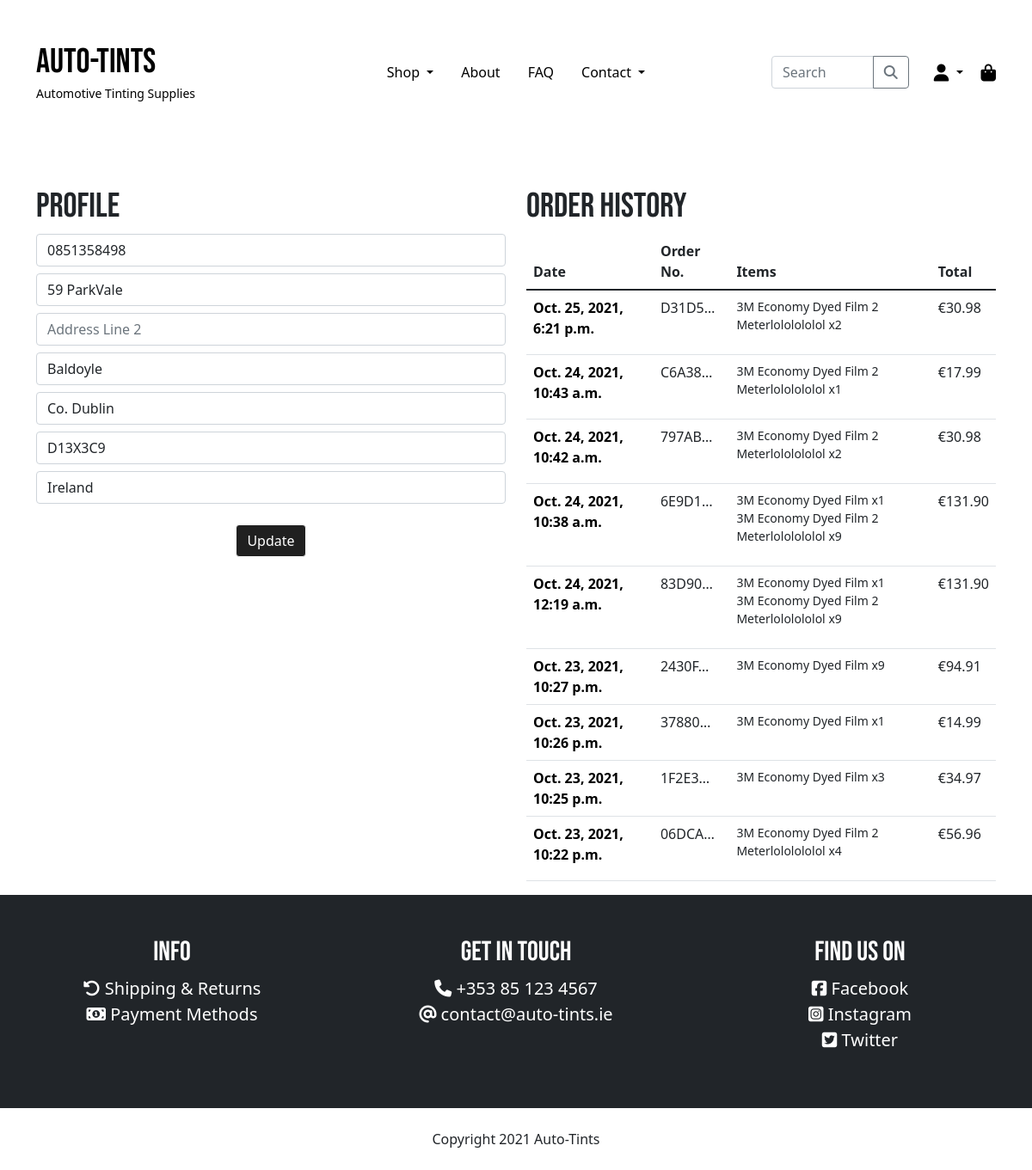
/profile/ (signed in), run on the app's committed database.
### pages/models.py (models this page shows, shortened)
class UserProfile(models.Model):
    user = models.OneToOneField(User, on_delete=models.CASCADE)
    default_phone_number = models.CharField(max_length=20, blank=True, default='')
    default_street_address1 = models.CharField(max_length=80, blank=True, default='')
    default_street_address2 = models.CharField(max_length=80, blank=True, default='')
    default_town_or_city = models.CharField(max_length=40, blank=True, default='')
    default_county = models.CharField(max_length=80, blank=True, default='')
    default_postcode = models.CharField(max_length=20, blank=True, default='')
    default_country = CountryField(blank_label="Country", blank=True, default='')

### checkout/models.py (models this page shows, shortened)
class Order(models.Model):
    order_number = models.CharField(max_length=32, null=False, editable=False)
    user_profile = models.ForeignKey(UserProfile, on_delete=models.SET_NULL,
                                     null=True, blank=True,
                                     related_name='orders')
    full_name = models.CharField(max_length=50, null=False, blank=False)
    email = models.EmailField(max_length=254, null=False, blank=False)
    phone_number = models.CharField(max_length=20, null=False, blank=False)
    country = CountryField(blank_label="Country *", null=False, blank=False)
    postcode = models.CharField(max_length=20, blank=True, default='')
    town_or_city = models.CharField(max_length=40, null=False, blank=False)
    street_address1 = models.CharField(max_length=80, null=False, blank=False)
    street_address2 = models.CharField(max_length=80, blank=True, default='')
    county = models.CharField(max_length=80, blank=True, default='')
    date = models.DateTimeField(auto_now_add=True)
    delivery_cost = models.DecimalField(max_digits=6, decimal_places=2,
                                        null=False, default=0)
    order_total = models.DecimalField(max_digits=10, decimal_places=2,
                                      null=False, default=0)
    grand_total = models.DecimalField(max_digits=10, decimal_places=2,
                                      null=False, default=0)
    original_cart = models.TextField(null=False, blank=False, default='')
    stripe_pid = models.CharField(max_length=254, null=False,
                                  blank=False, default='')

class OrderLineItem(models.Model):
    order = models.ForeignKey(Order, null=False, blank=False,
                              on_delete=models.CASCADE,
                              related_name='lineitems')
    product = models.ForeignKey(Product, null=False,
                                blank=False, on_delete=models.CASCADE)
    quantity = models.IntegerField(null=False, blank=False, default=0)
    lineitem_total = models.DecimalField(max_digits=6, decimal_places=2,
                                         null=False, blank=False,
                                         editable=False)

### products/models.py (models this page shows, shortened)
class Product(models.Model):
    category = models.ForeignKey('Category', null=True,
                                 blank=True, on_delete=models.SET_NULL)
    sku = models.CharField(max_length=254, blank=True, default='')
    name = models.CharField(max_length=254)
    description = models.TextField()
    price = models.DecimalField(max_digits=6, decimal_places=2)
    image = models.ImageField(default="noimage.jpg")

### pages/views.py (the view)
# urls.py: path('profile/', views.profile, name='profile'),
@login_required
def profile(request):
    profile = get_object_or_404(UserProfile, user=request.user)
    if request.method == 'POST':
        form = UserProfileForm(request.POST, instance=profile)
        if form.is_valid():
            form.save()
            messages.success(request, 'Your details have been updated.')
        else:
            messages.error(request, 'Please ensure the form is valid.')
    else:
        form = UserProfileForm(instance=profile)
    orders = profile.orders.all().order_by('-date')
    context = {
        'orders': orders,
        'form': form
    }
    return render(request, 'pages/profiles/profile.html', context)

### pages/forms.py
class UserProfileForm(forms.ModelForm):
    class Meta:
        model = UserProfile
        exclude = {'user'}
    def __init__(self, *args, **kwargs):
        super().__init__(*args, **kwargs)
        placeholders = {
            'default_phone_number': 'Phone Number',
            'default_street_address1': 'Address Line 1',
            'default_street_address2': 'Address Line 2',
            'default_town_or_city': 'Town or City',
            'default_postcode': 'Post Code',
            'default_county': 'County',
            'default_country': 'Country'
        }
        self.fields['default_phone_number'].widget.attrs['autofocus'] = True
        for field in self.fields:
            if field != 'default_country':
                if self.fields[field].required:
                    placeholder = f'{placeholders[field]} *'
                else:
                    placeholder = placeholders[field]
                self.fields[field].widget.attrs['placeholder'] = placeholder
            self.fields[field].label = False

### auto_tints/context_processors.py (called while the page is built, shortened)
def get_categories(request):
    categories = Category.objects.all()
    context = {
        'categories': categories,
    }
    return context

def cart_contents(request):
    cart = request.session.get('cart', {})
    cart_items = []
    cart_items_count = 0
    total = 0
    if cart:
        for quantity in list(cart.values()):
            cart_items_count += int(quantity)
    grand_total = total + settings.DELIVERY_CHARGE
    context = {
        'cart_items': cart_items,
        'cart_items_count': cart_items_count,
        'total': total,
        'grand_total': grand_total,
        'delivery_charge': settings.DELIVERY_CHARGE,
    }
    return context

### pages/templates/pages/profiles/profile.html (shortened to what this page needs)
{% extends "base.html" %}
{% load static %}
{% block content %}
<div class="container">
    <div class="row">
        <div class="col-12 col-md-6">
            <h1 class="mt-5">Profile</h1>
            <form action="{% url 'profile' %}" method="POST" id="user-profile-form">
                {{ form|crispy }}
                <div class="text-center">
                    <button type="submit" class="btn btn-black my-3">Update</button>
                </div>
            </form>
        </div>
        <div class="col-12 col-md-6">
            <h1 class="mt-5">Order History</h1>
            <table class="table order-history">
                <thead>
                  <tr>
                    <th scope="col">Date</th>
                    <th scope="col">Order No.</th>
                    <th scope="col">Items</th>
                    <th scope="col">Total</th>
                  </tr>
                </thead>
                <tbody>
                    {% for order in orders %}
                        <tr>
                            <th scope="row">
                                <a href="{% url 'order_history' order.order_number %}">{{ order.date }}</a>
                            </th>
                            <td title="{{ order.order_number }}">
                                {{ order.order_number|truncatechars:6 }}
                            </td>
                            <td>
                                <ul class="list-unstyled">
                                    {% for item in order.lineitems.all %}
                                        <li class="small">{{ item.product.name }} x{{ item.quantity }}</li>
                                    {% endfor %}
                                </ul>
                            </td>
                            <td>
                                €{{ order.grand_total }}
                            </td>
                        </tr>
                    {% endfor %}
                </tbody>
              </table>
        </div>
    </div>
</div>
{% endblock %}

### static/css/base.css (style rules this page uses)
*, body { margin: 0; padding: 0; }
html { min-height: -webkit-fill-available; font-family: 'Open Sans', sans-serif; }
h1, h2, h3, h4, h5, h6, .navbar-brand { font-family: 'Bebas Neue', cursive; }
a { color: black; text-decoration: none; }
.btn-black { color: #fff; background-color: #202020; border-color: white; }
#user-profile-form div:not(:first-child) { margin-top: 0.5rem; }
.order-history { max-height: 500px; overflow-y: auto; }
select, select option { color: #000000; }

### data on the page
UserProfile: default_phone_number "0851358498", default_street_address1 "59 ParkVale", default_town_or_city "Baldoyle", default_county "Co. Dublin", default_postcode "D13X3C9", default_country "Ireland"
Order: date "Oct. 25, 2021, 6:21 p.m.", order_number "D31D5…", grand_total "30.98"
OrderLineItem: product.name "3M Economy Dyed Film 2 Meterlololololol", quantity "2"
Order: date "Oct. 24, 2021, 10:43 a.m.", order_number "C6A38…", grand_total "17.99"
OrderLineItem: product.name "3M Economy Dyed Film 2 Meterlololololol", quantity "1"
Order: date "Oct. 24, 2021, 10:42 a.m.", order_number "797AB…", grand_total "30.98"
OrderLineItem: product.name "3M Economy Dyed Film 2 Meterlololololol", quantity "2"
Order: date "Oct. 24, 2021, 10:38 a.m.", order_number "6E9D1…", grand_total "131.90"
OrderLineItem: product.name "3M Economy Dyed Film", quantity "1"
OrderLineItem: product.name "3M Economy Dyed Film 2 Meterlololololol", quantity "9"
Order: date "Oct. 24, 2021, 12:19 a.m.", order_number "83D90…", grand_total "131.90"
OrderLineItem: product.name "3M Economy Dyed Film", quantity "1"
OrderLineItem: product.name "3M Economy Dyed Film 2 Meterlololololol", quantity "9"
Order: date "Oct. 23, 2021, 10:27 p.m.", order_number "2430F…", grand_total "94.91"
OrderLineItem: product.name "3M Economy Dyed Film", quantity "9"
Order: date "Oct. 23, 2021, 10:26 p.m.", order_number "37880…", grand_total "14.99"
OrderLineItem: product.name "3M Economy Dyed Film", quantity "1"
Order: date "Oct. 23, 2021, 10:25 p.m.", order_number "1F2E3…", grand_total "34.97"
OrderLineItem: product.name "3M Economy Dyed Film", quantity "3"
Order: date "Oct. 23, 2021, 10:22 p.m.", order_number "06DCA…", grand_total "56.96"
OrderLineItem: product.name "3M Economy Dyed Film 2 Meterlololololol", quantity "4"
